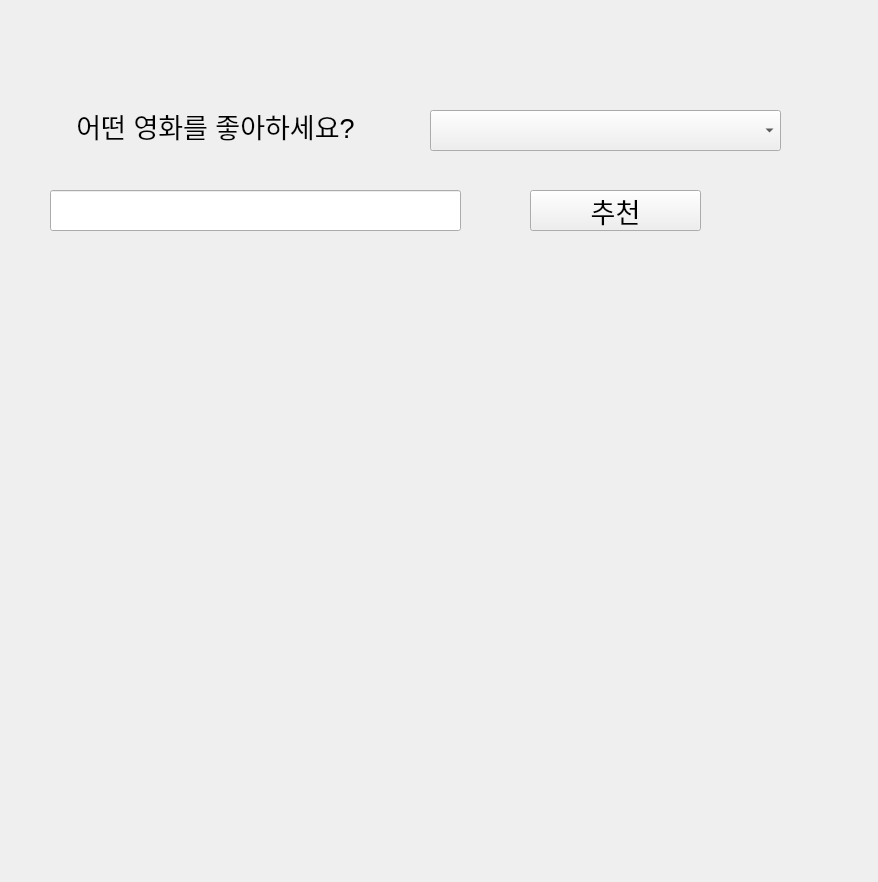
<?xml version="1.0" encoding="UTF-8"?>
<ui version="4.0">
 <class>Form</class>
 <widget class="QWidget" name="Form">
  <property name="geometry">
   <rect>
    <x>0</x>
    <y>0</y>
    <width>878</width>
    <height>882</height>
   </rect>
  </property>
  <property name="windowTitle">
   <string>Form</string>
  </property>
  <widget class="QLabel" name="label">
   <property name="geometry">
    <rect>
     <x>50</x>
     <y>100</y>
     <width>331</width>
     <height>51</height>
    </rect>
   </property>
   <property name="font">
    <font>
     <pointsize>20</pointsize>
    </font>
   </property>
   <property name="text">
    <string>어떤 영화를 좋아하세요?</string>
   </property>
   <property name="alignment">
    <set>Qt::AlignCenter</set>
   </property>
  </widget>
  <widget class="QComboBox" name="cb_title">
   <property name="geometry">
    <rect>
     <x>430</x>
     <y>110</y>
     <width>351</width>
     <height>41</height>
    </rect>
   </property>
   <property name="font">
    <font>
     <pointsize>20</pointsize>
    </font>
   </property>
  </widget>
  <widget class="QLabel" name="lbl_recommendation_0">
   <property name="geometry">
    <rect>
     <x>50</x>
     <y>290</y>
     <width>731</width>
     <height>281</height>
    </rect>
   </property>
   <property name="font">
    <font>
     <pointsize>20</pointsize>
    </font>
   </property>
   <property name="text">
    <string/>
   </property>
  </widget>
  <widget class="QLineEdit" name="le_keyword">
   <property name="geometry">
    <rect>
     <x>50</x>
     <y>190</y>
     <width>411</width>
     <height>41</height>
    </rect>
   </property>
   <property name="font">
    <font>
     <pointsize>20</pointsize>
    </font>
   </property>
  </widget>
  <widget class="QPushButton" name="btn_recommend">
   <property name="geometry">
    <rect>
     <x>530</x>
     <y>190</y>
     <width>171</width>
     <height>41</height>
    </rect>
   </property>
   <property name="font">
    <font>
     <pointsize>20</pointsize>
    </font>
   </property>
   <property name="text">
    <string>추천</string>
   </property>
  </widget>
  <widget class="QLabel" name="lbl_recommendation_1">
   <property name="geometry">
    <rect>
     <x>50</x>
     <y>580</y>
     <width>751</width>
     <height>271</height>
    </rect>
   </property>
   <property name="font">
    <font>
     <pointsize>20</pointsize>
    </font>
   </property>
   <property name="text">
    <string/>
   </property>
  </widget>
 </widget>
 <resources/>
 <connections/>
</ui>
